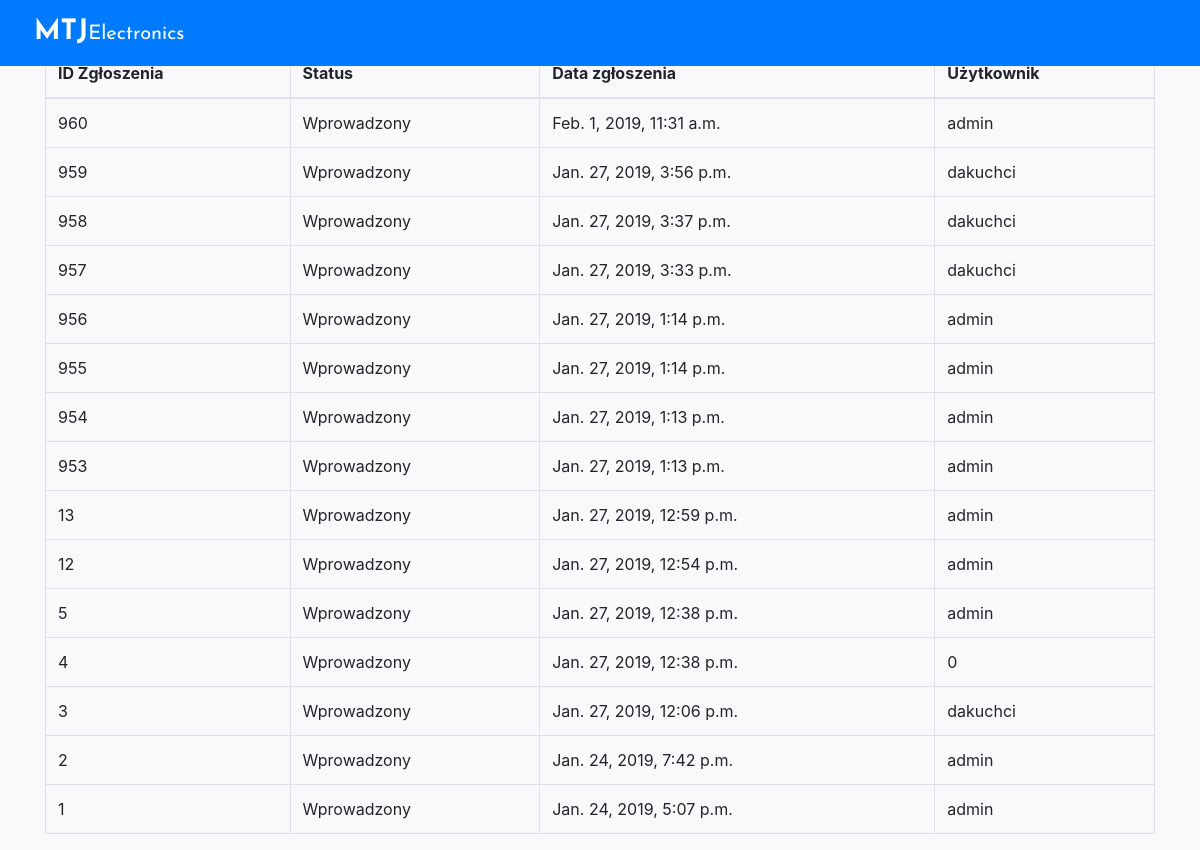
Screenshot of /tickets/ (signed in) with the database file from the repository.
### ticketlist/models.py (models this page shows, shortened)
class Ticket(models.Model):
    status = models.ForeignKey(Status, on_delete=models.CASCADE, default=1)
    data_utworzenia = models.DateTimeField(auto_now_add=True)
    data_ostatniej_modyfikacji = models.DateTimeField(auto_now=True)
    uzytkownik = models.CharField(max_length=254, default=0)
    firma = models.CharField(max_length=254)

class Status(models.Model):
    status_name = models.CharField(max_length=254,unique=True)
    def __str__(self):
        return self.status_name

### ticketlist/views.py (the view, shortened to what this page needs)
# urls.py: path('',views.ticketindex,name='index'),
def ticketindex(request):
    username = str(request.user)
    if username == 'admin':
        tickets_list = Ticket.objects.order_by('-data_utworzenia')
    else:
        usergroup = str(request.user.groups.all()[0])
        tickets_list = Ticket.objects.order_by('-data_utworzenia').filter(firma=usergroup)
    date_dickt = {'tickets':tickets_list}
    form = AddTicket()
    date_dickt['form']=form
    return render(request,'ticketlist/list.html',context=date_dickt)

### templates/ticketlist/list.html (shortened to what this page needs)
{% extends 'base.html' %}
{% block content %}
  {% if tickets %}
    <table class="table table-bordered table-hover">
        <thead>
            <th>ID Zgłoszenia</th><th>Status</th><th>Data zgłoszenia</th><th>Użytkownik</th>
        </thead>
        {% for tick in tickets %}
        <tr class='clickable-row' data-href='/tickets/{{ tick.id }}'>
            <td>{{ tick.id }}</td><td>{{ tick.status }}</td><td>{{ tick.data_utworzenia }}</td><td>{{ tick.uzytkownik }}</td>
        </tr>
        {% endfor %}
    </table>
  {% else %}
    <p>Brak zgłoszeń</p>
  {% endif %}
{% endblock %}

### templates/base.html (shortened to what this page needs)
<!DOCTYPE html>
{% load bootstrap4 %}
{% load staticfiles %}
<html>
<head>
    {% bootstrap_css %}
  <link rel="stylesheet" href="{% static "css/style.css" %}" />
  <link rel="stylesheet" href="https://use.fontawesome.com/releases/v5.7.0/css/all.css">
</head>
<body class="bg-light">
  <nav class="navbar navbar-dark bg-primary fixed-top p-0 navbar-expand-lg">
    <div class="container p-0">
      <span class="navbar-brand block pt-3 pl-1 pb-3 mr-auto" style="font-family: 'Josefin Sans', sans-serif;">
        <span class="font-weight-bold h3">MTJ</span><span class="p-0 m-0">Electronics</span>
      </span>
    </div>
  </nav>
  <main class="container pt-5">
    {% block content %}
    {% endblock %}
  </main>
</body>
</html>

### rows the page displays
Ticket: id "960", status "Wprowadzony", data_utworzenia "Feb. 1, 2019, 11:31 a.m.", uzytkownik "admin"
Ticket: id "959", status "Wprowadzony", data_utworzenia "Jan. 27, 2019, 3:56 p.m.", uzytkownik "dakuchci"
Ticket: id "958", status "Wprowadzony", data_utworzenia "Jan. 27, 2019, 3:37 p.m.", uzytkownik "dakuchci"
Ticket: id "957", status "Wprowadzony", data_utworzenia "Jan. 27, 2019, 3:33 p.m.", uzytkownik "dakuchci"
Ticket: id "956", status "Wprowadzony", data_utworzenia "Jan. 27, 2019, 1:14 p.m.", uzytkownik "admin"
Ticket: id "955", status "Wprowadzony", data_utworzenia "Jan. 27, 2019, 1:14 p.m.", uzytkownik "admin"
Ticket: id "954", status "Wprowadzony", data_utworzenia "Jan. 27, 2019, 1:13 p.m.", uzytkownik "admin"
Ticket: id "953", status "Wprowadzony", data_utworzenia "Jan. 27, 2019, 1:13 p.m.", uzytkownik "admin"
Ticket: id "13", status "Wprowadzony", data_utworzenia "Jan. 27, 2019, 12:59 p.m.", uzytkownik "admin"
Ticket: id "12", status "Wprowadzony", data_utworzenia "Jan. 27, 2019, 12:54 p.m.", uzytkownik "admin"
Ticket: id "5", status "Wprowadzony", data_utworzenia "Jan. 27, 2019, 12:38 p.m.", uzytkownik "admin"
Ticket: id "4", status "Wprowadzony", data_utworzenia "Jan. 27, 2019, 12:38 p.m.", uzytkownik "0"
Ticket: id "3", status "Wprowadzony", data_utworzenia "Jan. 27, 2019, 12:06 p.m.", uzytkownik "dakuchci"
Ticket: id "2", status "Wprowadzony", data_utworzenia "Jan. 24, 2019, 7:42 p.m.", uzytkownik "admin"
Ticket: id "1", status "Wprowadzony", data_utworzenia "Jan. 24, 2019, 5:07 p.m.", uzytkownik "admin"
